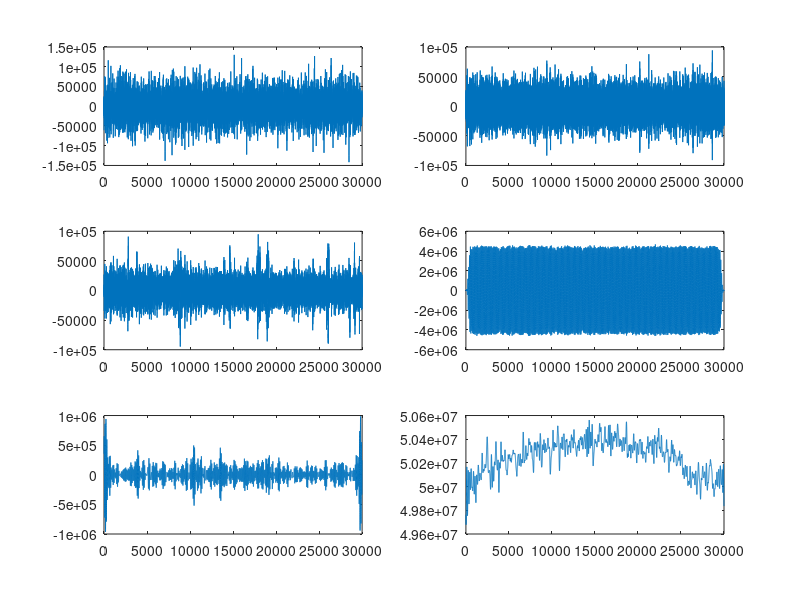
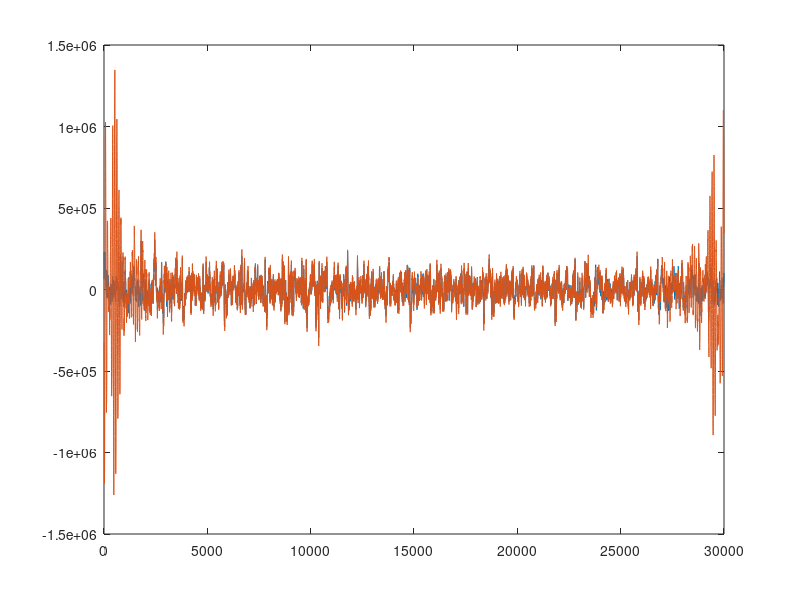

MATLAB code for these plots, in order: (Note: this script raises an error after producing the figures.)
[d,c]=butter(3,50/250,'low');
[b,a]=butter(3,0.5/250,'high');

lower = 5001;       
upper = 25000; 

load('Test_Sham_ERP_SUBJ1.mat')  

ERP_Sham_SMA=filtfilt(b,a,filtfilt(d,c,EEG.Data(1, 15015:45014)));

load('CEEMDAN_ONLY4_SUBJ1_ENTIRE.mat')

modes_only4 = CEEMDAN_ONLY4_SUBJ1_ENTIRE;

figure(1);
for i = 1:1:6
    subplot(3,2,i)
    plot(modes_only4(i,:))
end 

load('SUBJECT_RESULTS.mat')

RAW_DATA = SUBJECT1_RESULTS.DATA5HZ(1,:);

modes_only4_original = modes_only4(4,:);
modes_only4_original_5 = modes_only4(5,:);

[n,o] = butter(3,[4.8/250 5.2/250],'stop');
modes_only4(4,:) = filtfilt(n,o, modes_only4(4,:));
modes_only4(5,:) = filtfilt(n,o, modes_only4(5,:));

FREE_DATA = RAW_DATA - modes_only4_original(1,:) + modes_only4(4,:);
FREE_DATA = FREE_DATA - modes_only4_original_5(1,:) + modes_only4(5,:);

FILTERED_FREE = filtfilt(b,a,filtfilt(d,c,FREE_DATA));

figure(2);
plot(ERP_Sham_SMA)
hold on
plot(FILTERED_FREE)


%%
RONLY4 = corrcoef(ERP_Sham_SMA(1, lower: upper), FILTERED_FREE(1,lower:upper));
Coefficient = RONLY4(1,2);
%%
RMS = 10^-3.*rms(ERP_Sham_SMA(1,lower:upper) - FILTERED_FREE(1,lower:upper));
%%
noise = (ERP_Sham_SMA(1,lower:upper) - FILTERED_FREE(1,lower:upper));
SNR_ONLY4 = (rms(FILTERED_FREE(1,lower:upper) / rms(noise) ))^2;
SNR_DB_ONLY4 = db(SNR_ONLY4, 'power');
%%
%%Coherence
[cxy,f2] = mscohere(ERP_Sham_SMA(1,lower:upper), FILTERED_FREE(1,lower:upper), [],[],[],500);

figure(3)
plot(f2, cxy);

%%
%%RUN IN ARTIFACT
low_in = 1;
high_in = 500;
similarity_in = 0;
treshhold = 0.8812; %%CHANGE!!!
while similarity_in < treshhold
    
    R_in = corrcoef(ERP_Sham_SMA(1,low_in:high_in), FILTERED_FREE(1,low_in:high_in));
    similarity_in = R_in(1,2);
    
    low_in = low_in +1;
    high_in = high_in +1;
end

%%
%%RUN OUT ARTIFACT
low_out = 29501;
high_out = 30000;
similarity_out = 0;

while similarity_out < treshhold  
    
    R_out = corrcoef(ERP_Sham_SMA(1,low_out:high_out), FILTERED_FREE(1,low_out:high_out));
    similarity_out = R_out(1,2);
    
    low_out = low_out - 1;
    high_out = high_out - 1;
end

high_out = 30000 - high_out;

figure(2);
plot(ERP_Sham_SMA(1,:))
hold on
plot(FILTERED_FREE(1,:))

